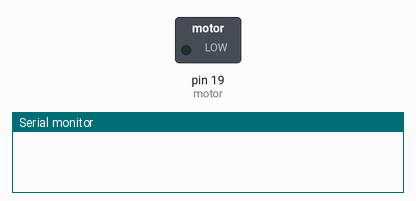
Bench run of a sketch on a simulated Arduino Uno, built with avr-gcc and run on an emulated ATmega328P. On the bench: switched loads named in the sketch (green lamp = pin HIGH), the last lines printed to the serial monitor.

Above: at 0.1 s.
At 125.1 s:
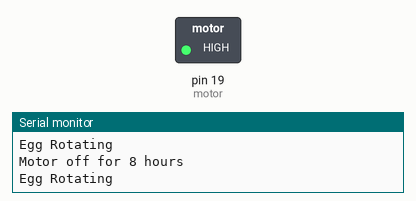
Timing chart, 0 to 126.6 s (numbered marks = the images above):
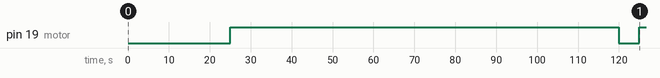

Measured:
- by itself, pin 19 (motor): LOW → HIGH at 25.0 s, → LOW 95.0 s later, → HIGH 5.0 s later

The sketch:

motor.ino
```cpp
/* Sensors */
const int motor = 19;

/* Two "independant" timed events */
const long eventTime_1 = 25000; //in ms
const long eventTime_2 = 120000; //in ms

/* When did they start the race? */
unsigned long previousTime_1 = 0;
unsigned long previousTime_2 = 0;

void setup() {
  pinMode(motor, OUTPUT);
  Serial.begin(9600);
}

void loop() {
turningegg();
}
void turningegg(){
 /* Updates frequently */
  unsigned long currentTime = millis();

  /* This is my event_1 */
  if ( currentTime - previousTime_1 >= eventTime_1) {
    Serial.println("Egg Rotating");
     digitalWrite(motor, HIGH);
    /* Update the timing for the next event*/
    previousTime_1 = currentTime;
  }

    /* This is my event_2 */
  else if ( currentTime - previousTime_2 >= eventTime_2) {

    Serial.println("Motor off for 8 hours");
    digitalWrite(motor, LOW);
    /* Update the timing for the next event*/
    previousTime_2 = currentTime;
  }
}
```
